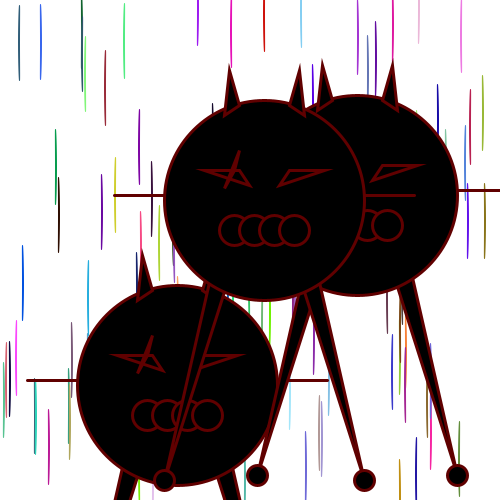
Frame 1 (no input)
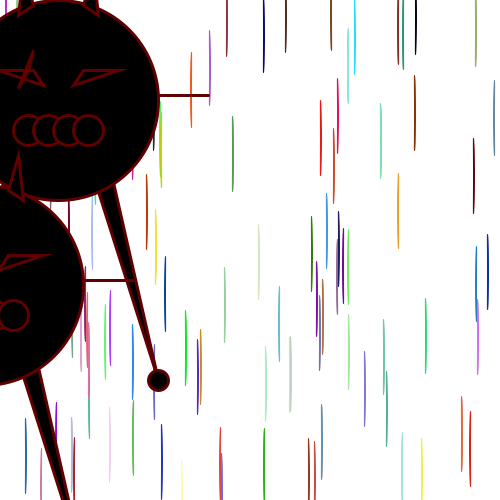
Frame 60 (the mouse pressed at the canvas centre just before this capture)
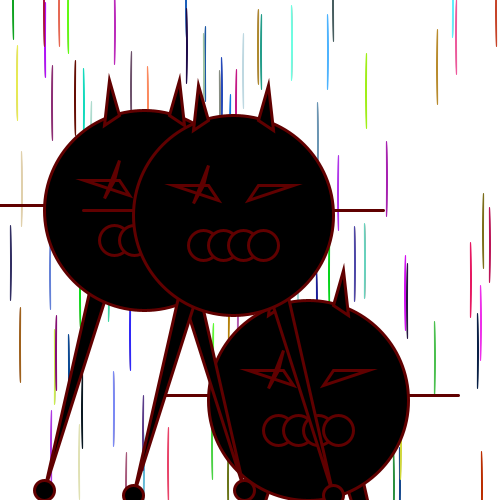
Frame 120 (the mouse held since frame 60 and released just before this capture)

The Processing sketch that drew these frames (run headless with seeded random() and noise(); from frame 60 on, the mouse is pressed at the canvas centre):

// Processing sketch: processing_132432
// ── processing_132432.pde


maegru maegru1;
maegru maegru2;
maegru maegru3;

int y;
int spatie;
int stop;
int breedte;
int hoogte;

float i = 50;

void setup() {
  size(500, 500);
  background(100);
  y = 0;
  spatie = 30;
  stop = height;
  breedte = 10;
  hoogte = 10;
  frameRate(50);

  maegru1 = new maegru();
  maegru2 = new maegru();
  maegru3 = new maegru();
}
void draw() {

  background(255);
  partyrain();

  maegru1.monstercolour();
  maegru1.drawmonster();
  maegru1.monstermovement();

  maegru2.monstercolour();
  maegru2.drawmonster();
  maegru2.monstermovement();

  maegru3.monstercolour();
  maegru3.drawmonster();
  maegru3.monstermovement();

  strokeWeight(3);
  stroke(96, 0, 0);
  fill(100, 30, 20);
}



void partyrain() {

  strokeWeight(1);
  for (int i=0; i < 100; i ++) {
    stroke(random(255), random(255), random(255));
    ellipse(random(0, 500), random(0, 500), 1, 75);
  }

  while (i > 500) { 
    i = 0;
  }
}



class maegru {

  float PosX;
  
  float monsterposX;
  float monsterposY;

  int richting;
  int teller;

  boolean test;

  maegru() {
    
    PosX = random(-200,200);
    
    monsterposX = random(100, 400);
    monsterposY = random(100, 400);
    richting = 5;
    teller = 0;
    test = true;
  }

  void monstercolour() {

    if (test == true) {
      fill(0);
    }
    else if (test == false) {
      fill(55, 0, 0);
    }

    strokeWeight(2);
    if (test == true) {
      fill(0);
    }
    else if (test == false) {
      fill(100, 30, 20);
    }

    if (test == true) {
      fill(0);
    }
    else if (test == false) {
      fill(80, 0, 0);
    }


    fill(10);
    stroke(0);


    stroke(96, 0, 0); 
    if (test == true) {
      fill(0);
    }
    else if (test == false) {
      fill(60, 0, 0);
    }

    println(teller);

    if (teller == 10) {
      teller = 0;
      test = !test;
    }
  }

  void monstermovement() {

    monsterposX = mouseX + PosX;
    monsterposY = monsterposY - richting;

    if (monsterposY < 0 + 100) {
      richting = -richting;
      teller = teller +1;
    }
    if (monsterposY > 500 - 100) {
      richting = -richting;
    }
  }
  void drawmonster() {

    strokeWeight(3);

    stroke(96, 0, 0);
    triangle(monsterposX-100, monsterposY+280, monsterposX-50, monsterposY+60, monsterposX-30, monsterposY+60); //linkerbeen
    triangle(monsterposX+100, monsterposY+280, monsterposX+50, monsterposY+60, monsterposX+30, monsterposY+60); //rechterbeen
    ellipse(monsterposX-100, monsterposY+280, 20, 20); //linkervoet
    ellipse(monsterposX+100, monsterposY+280, 20, 20); //rechtervoet

    ellipse(monsterposX, monsterposY, 200, 200); //lichaam

    triangle(monsterposX-15, monsterposY-15, monsterposX-25, monsterposY-30, monsterposX-60, monsterposY-30); //linkerbeen
    triangle(monsterposX+15, monsterposY-15, monsterposX+25, monsterposY-30, monsterposX+60, monsterposY-30); //rechterbeen

    ellipse(monsterposX-30, monsterposY+30, 30, 30); //mond1 (van links)
    ellipse(monsterposX-10, monsterposY+30, 30, 30); //mond2
    ellipse(monsterposX+10, monsterposY+30, 30, 30); //mond3
    ellipse(monsterposX+30, monsterposY+30, 30, 30); //mond4

    triangle(monsterposX-40, monsterposY-12, monsterposX-30, monsterposY-30, monsterposX-25, monsterposY-50); //litteken oog
    triangle(monsterposX-40, monsterposY-85, monsterposX-35, monsterposY-130, monsterposX-25, monsterposY-95);  //linkerhoorn
    triangle(monsterposX+40, monsterposY-85, monsterposX+35, monsterposY-130, monsterposX+25, monsterposY-95); //rechterhoorn

    line(monsterposX-100, monsterposY-5, monsterposX-150, monsterposY-5); //linker'arm'
    line(monsterposX+100, monsterposY-5, monsterposX+150, monsterposY-5); //rechter'arm'
  }
}
